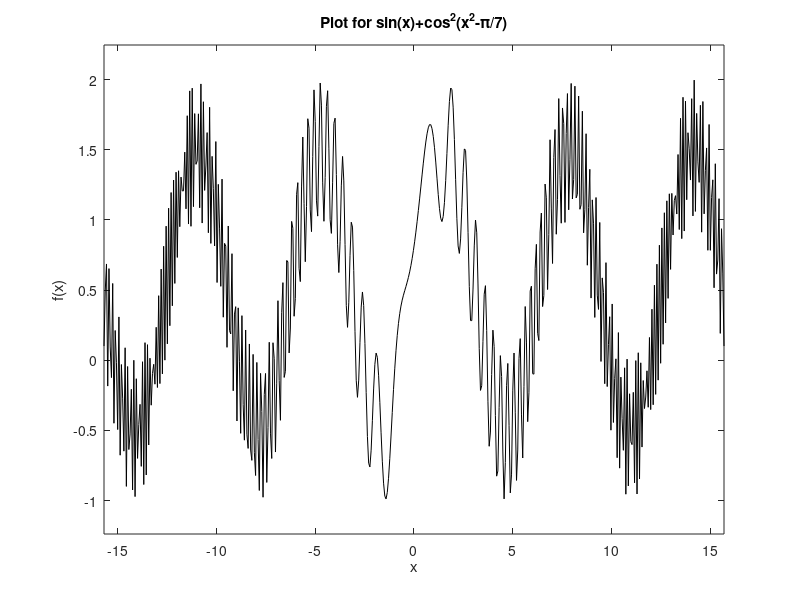
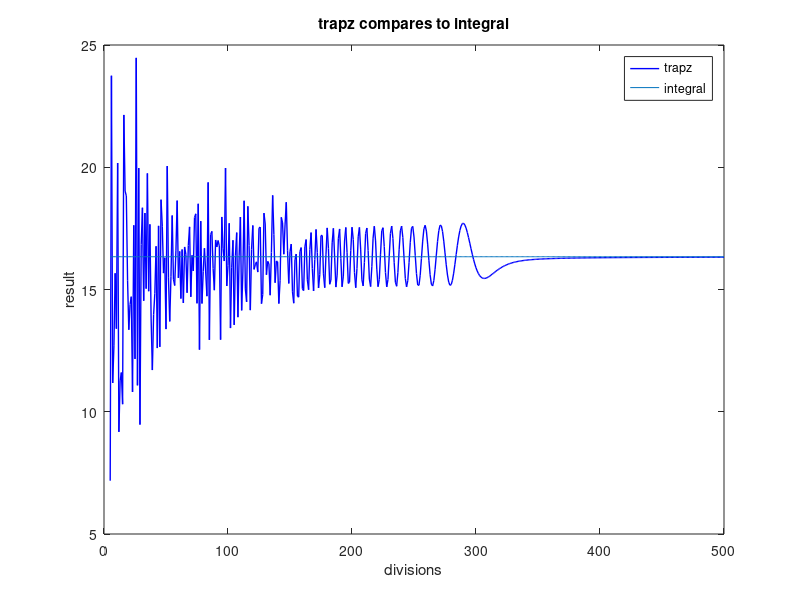

MATLAB code to generate these figures, in order:
clear;clc;
%% Step1: ezplot for funciton image
p=ezplot('sin(x)+(cos(x^2-pi/7))^2',[-5*pi,5*pi]);
set(p, 'LineStyle', '-', 'Color', 'black');
xlabel('x');
ylabel('f(x)');
title('Plot for sin(x)+cos^2(x^2-\pi/7)');
%% Step2: using trapz() to estimate the integral
figure;
X = 5:1:500;
Y = zeros(1,496);
for div=5:1:500
    x=linspace(-5*pi,5*pi,div);
    y=sin(x)+(cos(x.^2.-pi/7)).^2;
    Y(div-4)=trapz(x,y);
end
plot(X,Y, 'b-', 'LineWidth',1);
axis auto;

%% Step3: compares to accurate answer generated by integral()
accurate_Y = integral(@(x)sin(x)+(cos(x.^2.-pi/7)).^2, -5*pi, 5*pi);
hold on;
plot(X, repelem(accurate_Y, length(X)));
title('trapz compares to integral');
legend('trapz', 'integral');
xlabel('divisions');
ylabel('result');
%% Conclusion
% From the figure we can derive that integral() is much accurate for
% computing integral in such cases; Also we can find that about 350
% divisions are needed for a converge.
